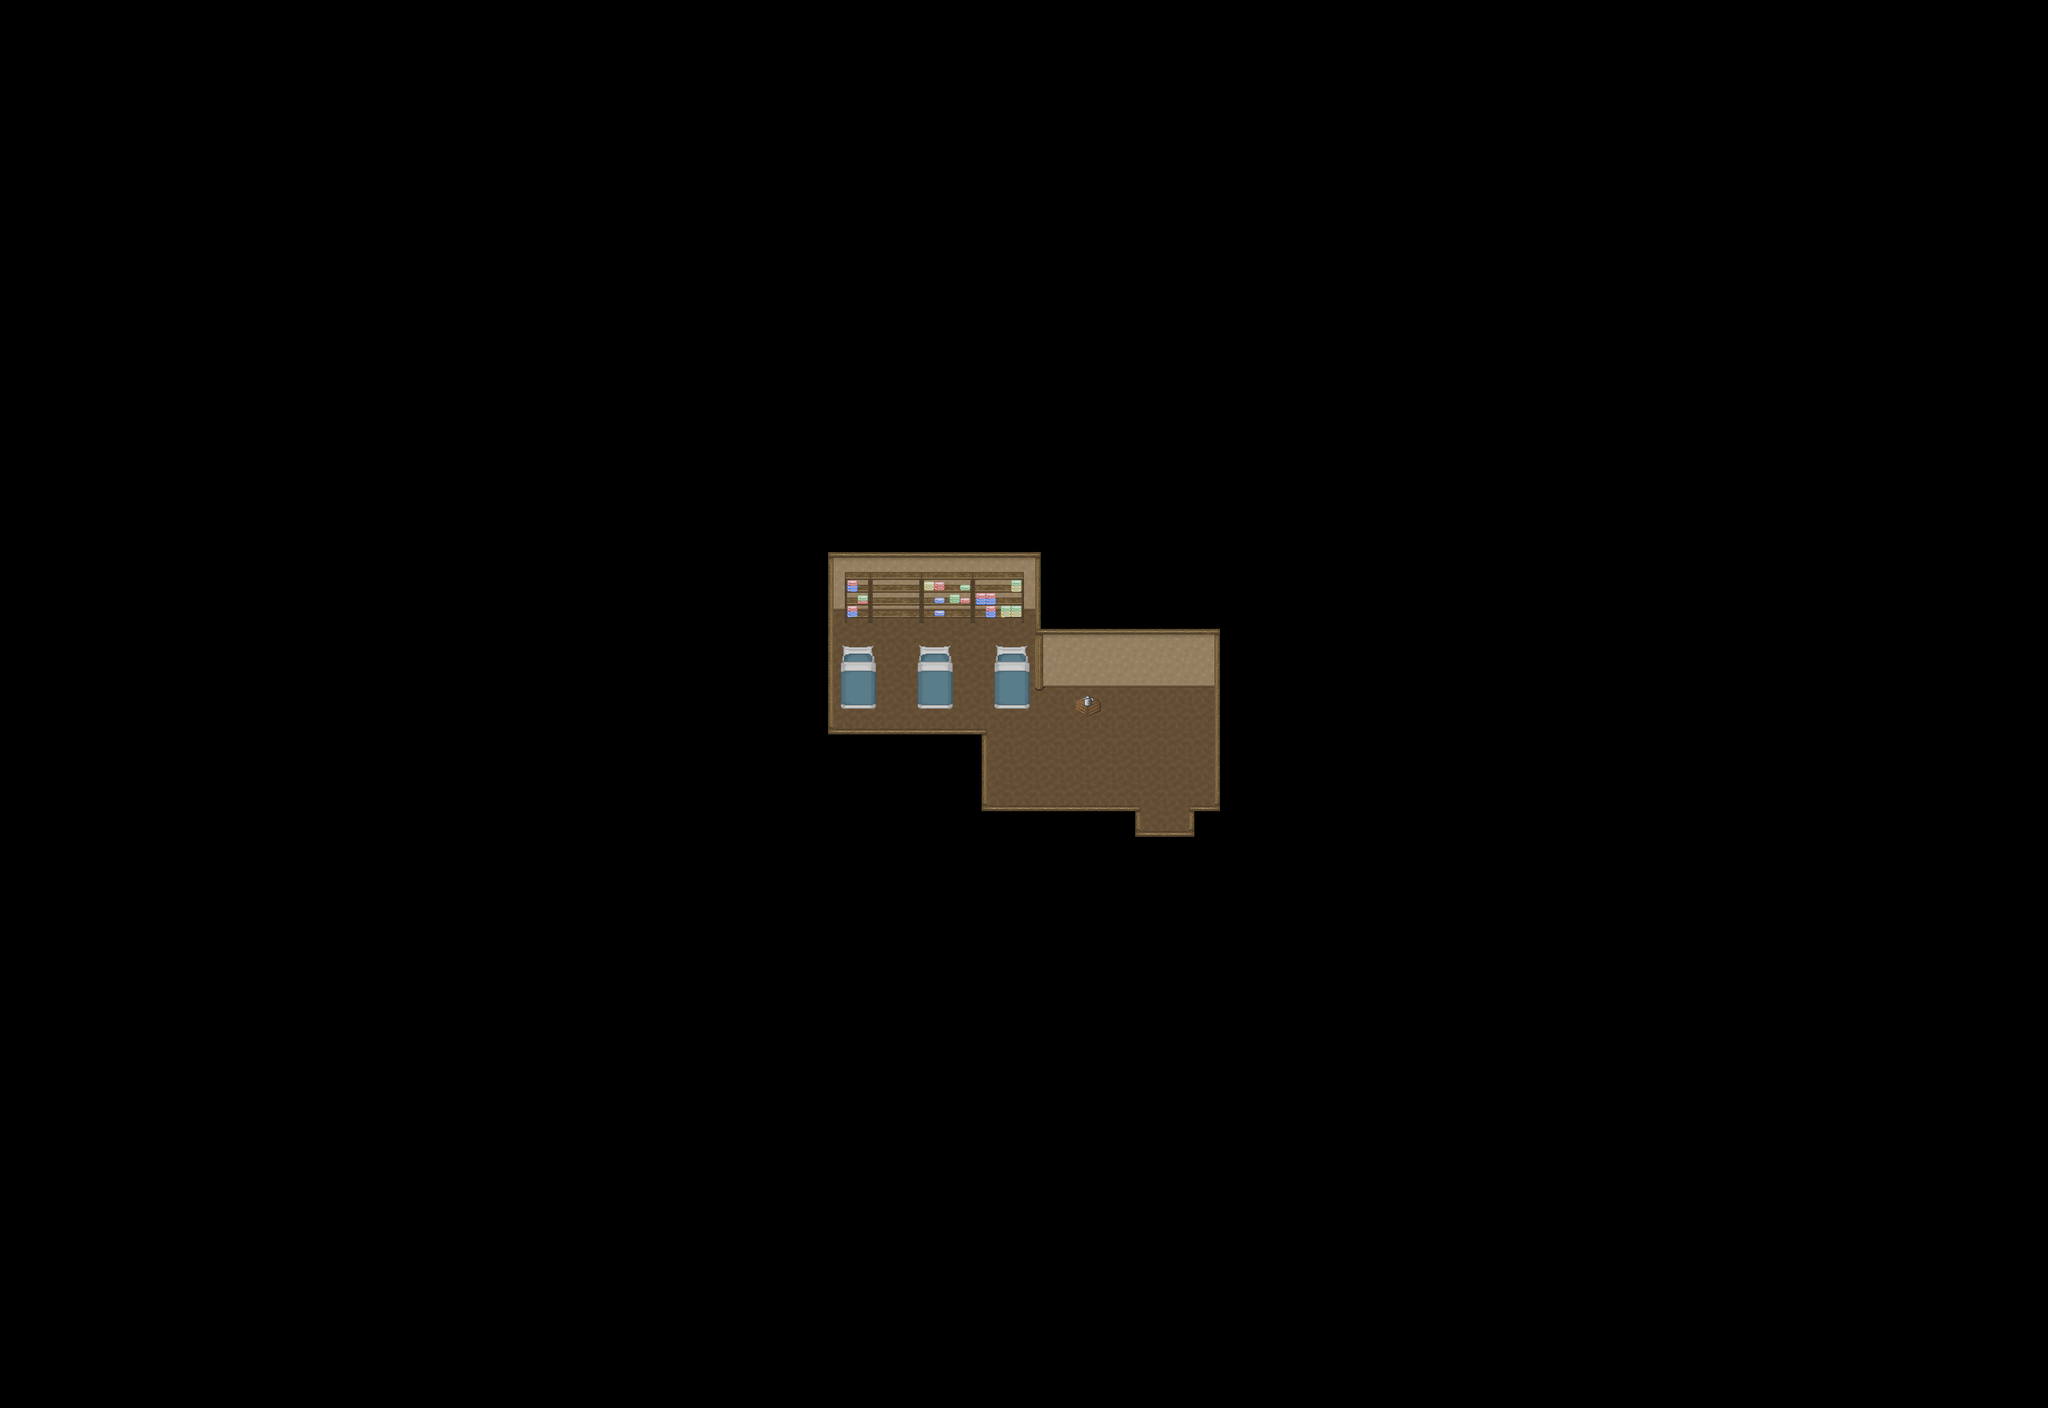

The image is a tile-based game level rendered from a .tmx file. Its description and source (layers, tilesets, objects; grid data summarised) follow:
An orthogonal 80x55 tile map with 32x32 px tiles, 7 tile layers (Ground, Ground 2, Ground 3, Fringe, ...), 2 hidden layers not drawn, 11 tilesets and 1 object (warp).

<map version="1.4" tiledversion="1.4.1" orientation="orthogonal" renderorder="right-down" compressionlevel="0" width="80" height="55" tilewidth="32" tileheight="32" infinite="0" nextlayerid="11" nextobjectid="20">
 <properties>
  <property name="license" value="CC BY-SA 3.0" />
  <property name="manaplus version" value="2" />
  <property name="minimap" value="graphics/minimaps/020-2-15.png" />
  <property name="music" value="peace.ogg" />
  <property name="name" value="Tulimshar Clinic" />
 </properties>
 <tileset firstgid="1" name="Collision" tilewidth="32" tileheight="32" tilecount="9" columns="3">
  <image source="../graphics/tilesets/collision.png" width="96" height="96" />
 </tileset>
 <tileset firstgid="10" name="desert-ground" tilewidth="32" tileheight="32" tilecount="256" columns="16">
  <image source="../graphics/tilesets/desert-ground.png" width="512" height="512" />
 </tileset>
 <tileset firstgid="266" name="desert-accessory" tilewidth="32" tileheight="32" tilecount="128" columns="16">
  <image source="../graphics/tilesets/desert-accessory.png" width="512" height="256" />
 </tileset>
 <tileset firstgid="394" name="desert-hut-indoor" tilewidth="32" tileheight="32" tilecount="160" columns="16">
  <image source="../graphics/tilesets/desert-hut-indoor.png" width="512" height="320" />
 </tileset>
 <tileset firstgid="554" name="desert-hut-indoor-accessory-x1x2" tilewidth="32" tileheight="64" tilecount="32" columns="8">
  <image source="../graphics/tilesets/desert-hut-indoor-accessory-x1x2.png" width="256" height="256" />
 </tileset>
 <tileset firstgid="586" name="desert-hut-indoor-accessory-x1x3" tilewidth="32" tileheight="96" tilecount="27" columns="9">
  <image source="../graphics/tilesets/desert-hut-indoor-accessory-x1x3.png" width="288" height="288" />
 </tileset>
 <tileset firstgid="613" name="desert-hut-indoor-accessory" tilewidth="32" tileheight="32" tilecount="64" columns="8">
  <image source="../graphics/tilesets/desert-hut-indoor-accessory.png" width="256" height="256" />
 </tileset>
 <tileset firstgid="677" name="hurns-indoor-accessory" tilewidth="32" tileheight="32" tilecount="128" columns="8">
  <image source="../graphics/tilesets/hurns-indoor-accessory.png" width="256" height="512" />
 </tileset>
 <tileset firstgid="805" name="sunlight-x4x4" tilewidth="128" tileheight="128" tilecount="4" columns="4">
  <image source="../graphics/tilesets/sunlight-x4x4.png" width="512" height="128" />
  <tile id="0">
   <animation>
    <frame tileid="0" duration="5000" />
    <frame tileid="1" duration="200" />
    <frame tileid="2" duration="200" />
    <frame tileid="3" duration="500" />
    <frame tileid="2" duration="200" />
    <frame tileid="1" duration="200" />
   </animation>
  </tile>
  <tile id="1">
   <animation>
    <frame tileid="1" duration="100" />
    <frame tileid="0" duration="5000" />
    <frame tileid="1" duration="200" />
    <frame tileid="2" duration="200" />
    <frame tileid="3" duration="500" />
    <frame tileid="2" duration="200" />
    <frame tileid="1" duration="100" />
   </animation>
  </tile>
  <tile id="2">
   <animation>
    <frame tileid="1" duration="200" />
    <frame tileid="0" duration="5000" />
    <frame tileid="1" duration="200" />
    <frame tileid="2" duration="200" />
    <frame tileid="3" duration="500" />
    <frame tileid="2" duration="200" />
   </animation>
  </tile>
 </tileset>
 <tileset firstgid="809" name="level-number" tilewidth="32" tileheight="32" tilecount="16" columns="16">
  <image source="../graphics/tilesets/level-number.png" width="512" height="32" />
 </tileset>
 <tileset firstgid="825" name="desert-castle-indoor" tilewidth="32" tileheight="32" tilecount="512" columns="16">
  <image source="../graphics/tilesets/desert-castle-indoor.png" width="512" height="1024" />
 </tileset>
 <layer id="1" name="Ground" width="80" height="55">
  <data>[4400 cells, 4400 non-empty, 3 distinct tile ids]</data>
 </layer>
 <layer id="2" name="Ground 2" width="80" height="55">
  <data>[4400 cells, 35 non-empty, 5 distinct tile ids]</data>
 </layer>
 <layer id="3" name="Ground 3" width="80" height="55">
  <data>[4400 cells, 25 non-empty, 9 distinct tile ids]</data>
 </layer>
 <layer id="4" name="Fringe" width="80" height="55">
  <data>[4400 cells, 7 non-empty, 7 distinct tile ids]</data>
 </layer>
 <layer id="5" name="Over" width="80" height="55">
  <data>[4400 cells, 104 non-empty, 11 distinct tile ids]</data>
 </layer>
 <layer id="6" name="Over 2" width="80" height="55">
  <data>[4400 cells, 5 non-empty, 2 distinct tile ids]</data>
 </layer>
 <layer id="7" name="Over 3" width="80" height="55">
  <data>[4400 cells, 0 non-empty, 0 distinct tile ids]</data>
 </layer>
 <layer id="8" name="Collision" width="80" height="55" visible="0">
  <data>[4400 cells, 4301 non-empty, 1 distinct tile ids]</data>
 </layer>
 <layer id="9" name="Heights" width="80" height="55" visible="0">
  <data>[4400 cells, 0 non-empty, 0 distinct tile ids]</data>
 </layer>
 <objectgroup id="10" name="Object">
  <object id="14" name="To Tulimshar" type="warp" x="1440" y="1056" width="32" height="32">
   <properties>
    <property name="dest_map" value="020-1" />
    <property name="dest_x" value="267" />
    <property name="dest_y" value="182" />
   </properties>
  </object>
 </objectgroup>
</map>
